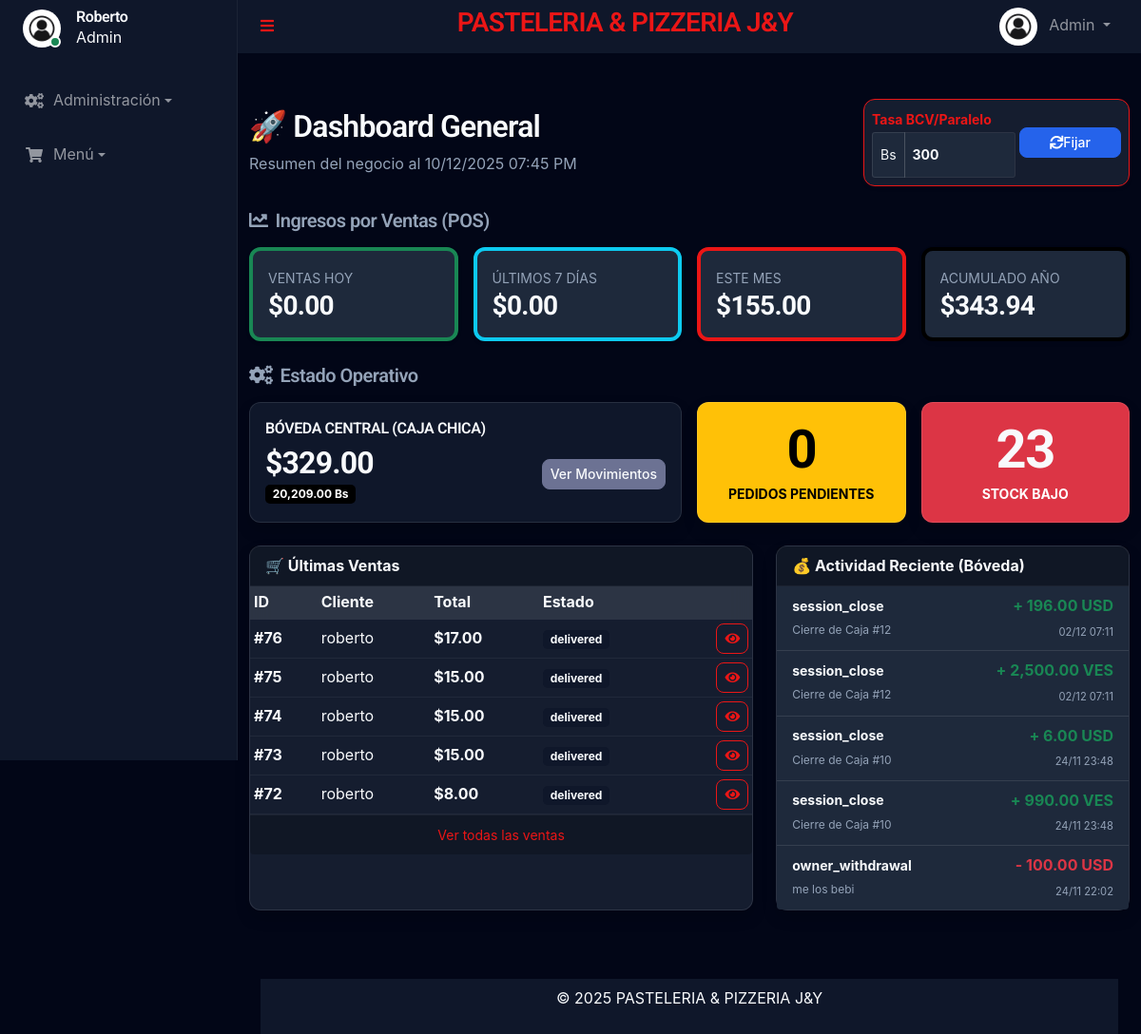
/admin/index.php (signed in), run on an earlier commit of the app's database.
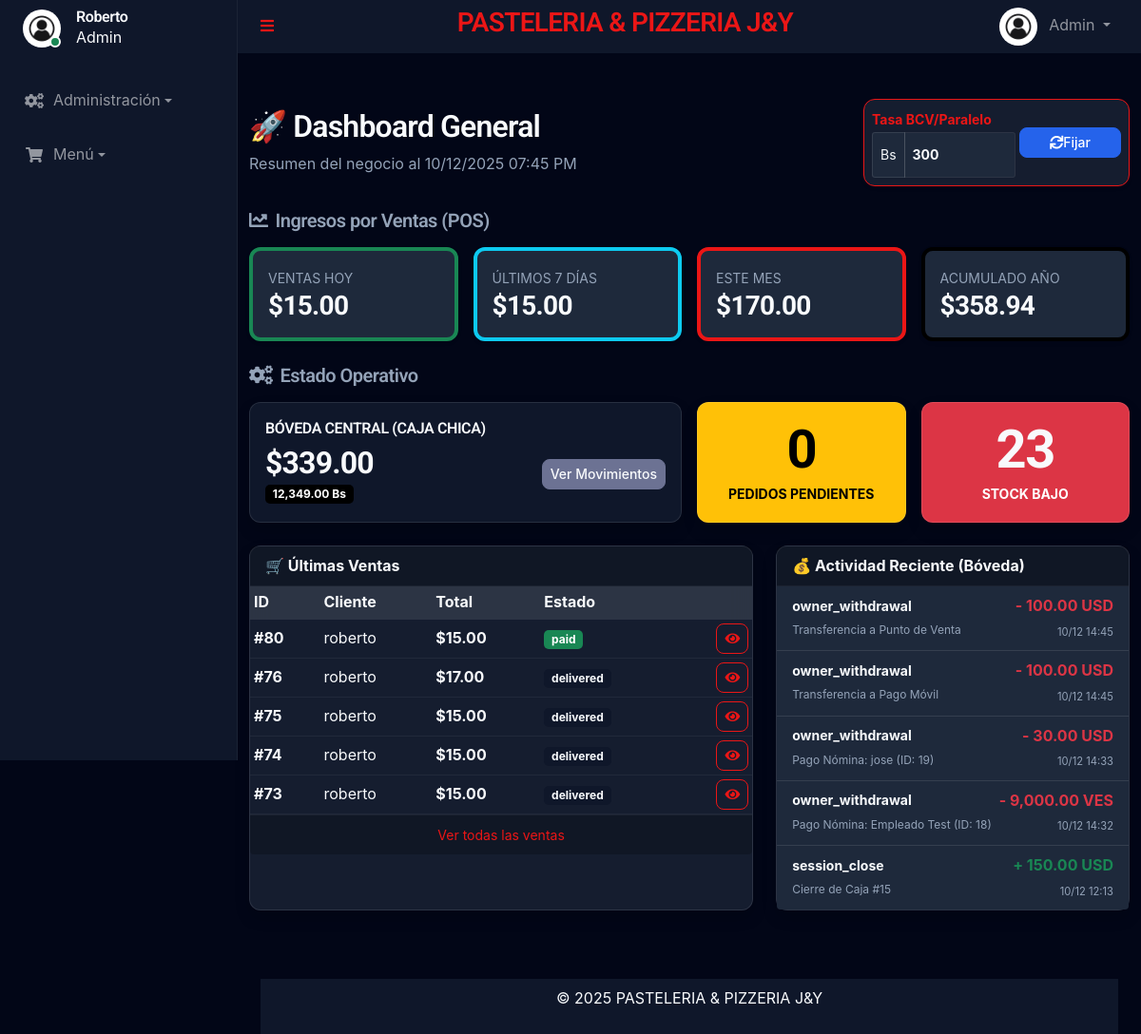
And on a later commit of the database.
### tables this page shows
CREATE TABLE `company_vault` (
  `id` int(11) NOT NULL AUTO_INCREMENT,
  `balance_usd` decimal(12,2) DEFAULT 0.00,
  `balance_ves` decimal(12,2) DEFAULT 0.00,
  `last_updated` timestamp NULL DEFAULT current_timestamp() ON UPDATE current_timestamp(),
  PRIMARY KEY (`id`)
);

CREATE TABLE `orders` (
  `id` int(11) NOT NULL AUTO_INCREMENT,
  `user_id` int(11) NOT NULL,
  `total_price` decimal(10,2) NOT NULL,
  `status` enum('pending','paid','preparing','ready','delivered','cancelled') DEFAULT 'pending',
  `consumption_type` enum('dine_in','takeaway','delivery') DEFAULT 'dine_in',
  `shipping_address` text NOT NULL,
  `shipping_method` varchar(100) DEFAULT NULL,
  `tracking_number` varchar(100) DEFAULT NULL,
  `created_at` timestamp NULL DEFAULT current_timestamp(),
  `updated_at` timestamp NULL DEFAULT NULL ON UPDATE current_timestamp(),
  PRIMARY KEY (`id`),
  KEY `user_id` (`user_id`),
  KEY `idx_orders_status_date` (`status`,`created_at`),
  KEY `idx_orders_user_status` (`user_id`,`status`),
  CONSTRAINT `orders_ibfk_1` FOREIGN KEY (`user_id`) REFERENCES `users` (`id`) ON DELETE CASCADE
);

CREATE TABLE `users` (
  `id` int(11) NOT NULL AUTO_INCREMENT,
  `name` varchar(100) NOT NULL,
  `email` varchar(150) NOT NULL,
  `password` varchar(255) NOT NULL,
  `phone` varchar(20) NOT NULL,
  `document_id` varchar(50) NOT NULL,
  `address` text NOT NULL,
  `role` enum('admin','user') NOT NULL DEFAULT 'user',
  `profile_pic` varchar(255) DEFAULT 'default.jpg',
  `balance` decimal(10,2) DEFAULT 0.00,
  `salary_amount` decimal(20,6) NOT NULL DEFAULT 0.000000,
  `salary_frequency` enum('weekly','biweekly','monthly') NOT NULL DEFAULT 'monthly',
  `job_role` enum('manager','kitchen','cashier','delivery','other') NOT NULL DEFAULT 'other',
  `reset_token` varchar(255) DEFAULT NULL,
  `token_expiry` datetime DEFAULT NULL,
  `created_at` timestamp NULL DEFAULT current_timestamp(),
  `updated_at` timestamp NULL DEFAULT current_timestamp() ON UPDATE current_timestamp(),
  PRIMARY KEY (`id`),
  UNIQUE KEY `email` (`email`),
  UNIQUE KEY `document_id` (`document_id`)
);

CREATE TABLE `vault_movements` (
  `id` int(11) NOT NULL AUTO_INCREMENT,
  `type` enum('deposit','withdrawal') NOT NULL,
  `origin` enum('session_close','manual_deposit','supplier_payment','owner_withdrawal') NOT NULL,
  `amount` decimal(12,2) NOT NULL,
  `currency` enum('USD','VES') NOT NULL,
  `description` text DEFAULT NULL,
  `reference_id` int(11) DEFAULT NULL,
  `created_by` int(11) NOT NULL,
  `created_at` timestamp NULL DEFAULT current_timestamp(),
  PRIMARY KEY (`id`)
);

### templates/autoload.php (called while the page is built, shortened)
<?php
require_once __DIR__ . '/../funciones/conexion.php';
require_once __DIR__ . '/../funciones/ProductManager.php';
require_once __DIR__ . '/../funciones/OrderManager.php';
require_once __DIR__ . '/../funciones/UserManager.php';
require_once __DIR__ . '/../funciones/VaultManager.php';
$orderManager = new OrderManager($db);
$vaultManager = new VaultManager($db);

### funciones/OrderManager.php (called while the page is built, shortened)
<?php
require_once __DIR__ . '/conexion.php';
class OrderManager
{
    private $db;
    public function __construct($db = null)
    {
        $this->db = $db ?? Database::getConnection();
    }
    public function countOrdersByStatus($status)
    {
        $query = "SELECT COUNT(*) AS total FROM orders WHERE status = :status";
        $stmt = $this->db->prepare($query);
        $stmt->bindValue(':status', $status);
        $stmt->execute();
        return $stmt->fetch(PDO::FETCH_ASSOC)['total'] ?? 0;
    }
    public function getUltimosPedidos($limit = 10)
    {
        $query = "SELECT o.id, o.user_id, u.name, o.total_price, o.status, o.created_at FROM orders o JOIN users u ON o.user_id = u.id ORDER BY o.created_at DESC LIMIT :limit";
        $stmt = $this->db->prepare($query);
        $stmt->bindValue(':limit', (int) $limit, PDO::PARAM_INT);
        $stmt->execute();
        return $stmt->fetchAll(PDO::FETCH_ASSOC);
    }
    public function getTotalVentasAnio()
    {
        $sql = "SELECT SUM(total_price) as total FROM orders WHERE YEAR(created_at) = YEAR(CURRENT_DATE()) AND (status = 'paid' OR status = 'delivered')";
        $stmt = $this->db->query($sql);
        return $stmt->fetch(PDO::FETCH_ASSOC)['total'] ?? 0;
    }
    public function getTotalVentasMes()
    {
        $query = "SELECT SUM(total_price) AS total FROM orders WHERE MONTH(created_at) = MONTH(CURRENT_DATE()) AND YEAR(created_at) = YEAR(CURRENT_DATE())";
        $stmt = $this->db->query($query);
        return $stmt->fetch(PDO::FETCH_ASSOC)['total'] ?? 0;
    }
    public function getTotalVentasSemana()
    {
        $query = "SELECT SUM(total_price) AS total FROM orders WHERE created_at >= DATE_SUB(NOW(), INTERVAL 7 DAY)";
        $stmt = $this->db->query($query);
        return $stmt->fetch(PDO::FETCH_ASSOC)['total'] ?? 0;
    }
    public function getTotalVentasDia()
    {
        $query = "SELECT SUM(total_price) AS total FROM orders WHERE DATE(created_at) = CURDATE()";
        $stmt = $this->db->query($query);
        return $stmt->fetch(PDO::FETCH_ASSOC)['total'] ?? 0;
    }
}
?>

### funciones/VaultManager.php (called while the page is built, shortened)
<?php
class VaultManager
{
    private $db;
    public function __construct($db)
    {
        $this->db = $db;
    }
    public function getBalance()
    {
        $stmt = $this->db->query("SELECT * FROM company_vault WHERE id = 1");
        return $stmt->fetch(PDO::FETCH_ASSOC);
    }
}
?>

### funciones/ProductManager.php (called while the page is built, shortened)
<?php
require_once __DIR__ . '/conexion.php';
class ProductManager
{
    private $db;
    public function __construct($db)
    {
        $this->db = Database::getConnection();
    }
    public function getLowStockProducts($threshold = 5)
    {
        $stmt = $this->db->prepare("SELECT * FROM products WHERE stock <= ? ORDER BY stock ASC");
        $stmt->execute([$threshold]);
        return $stmt->fetchAll(PDO::FETCH_ASSOC);
    }
}
?>

### funciones/conexion.php (called while the page is built)
<?php
class Database
{
    private static $connection = null;
    public static function getConnection()
    {
        if (self::$connection === null) {
            try {
                $host = $_ENV['DB_HOST'] ?? 'localhost';
                $dbname = $_ENV['DB_NAME'] ?? 'minimarket';
                $username = $_ENV['DB_USER'] ?? 'root';
                $password = $_ENV['DB_PASSWORD'] ?? '';
                $port = $_ENV['DB_PORT'] ?? '3306';
                $options = [
                    PDO::ATTR_ERRMODE => PDO::ERRMODE_EXCEPTION,
                    PDO::ATTR_DEFAULT_FETCH_MODE => PDO::FETCH_ASSOC,
                    PDO::ATTR_EMULATE_PREPARES => false,
                ];
                self::$connection = new PDO(
                    "mysql:host=$host;port=$port;dbname=$dbname;charset=utf8mb4",
                    $username,
                    $password,
                    $options
                );
            } catch (PDOException $e) {
                error_log("Error de conexión: " . $e->getMessage());
                die("<h3>Error de conexión.</h3>
<p>Verifica tu archivo .env y los logs del servidor.</p>");
            }
        }
        return self::$connection;
    }
}
?>

### admin/index.php (the view, shortened to what the changed rows need)
<?php
require_once '../templates/autoload.php';
$vaultBalance = $vaultManager->getBalance();
$ventasDia = $orderManager->getTotalVentasDia();
$ventasSemana = $orderManager->getTotalVentasSemana();
$ventasMes = $orderManager->getTotalVentasMes();
$ventasAnio = $orderManager->getTotalVentasAnio();
$ordenesPendientes = $orderManager->countOrdersByStatus('pending');
$stockCritico = count($productManager->getLowStockProducts(5));
$ultimasVentas = $orderManager->getUltimosPedidos(5);
$stmt = $db->query("SELECT * FROM vault_movements ORDER BY created_at DESC LIMIT 5");
$ultimosMovimientos = $stmt->fetchAll(PDO::FETCH_ASSOC);
require_once '../templates/header.php';
?>
<div class="container mt-5 mb-5">
    <div class="d-flex justify-content-between align-items-center mb-4">
        <div>
            <h2>🚀 Dashboard General</h2>
        </div>
    </div>
    <div class="row g-3 mb-4">
        <div class="col-md-3">
            <div class="card bg-white border-start border-4 border-success shadow-sm h-100">
                <div class="card-body">
                    <small class="text-muted text-uppercase">Ventas Hoy</small>
                    <h3 class="fw-bold text-dark mb-0">$<?= number_format($ventasDia, 2) ?></h3>
                </div>
            </div>
        </div>
        <div class="col-md-3">
            <div class="card bg-white border-start border-4 border-info shadow-sm h-100">
                <div class="card-body">
                    <small class="text-muted text-uppercase">Últimos 7 Días</small>
                    <h3 class="fw-bold text-dark mb-0">$<?= number_format($ventasSemana, 2) ?></h3>
                </div>
            </div>
        </div>
        <div class="col-md-3">
            <div class="card bg-white border-start border-4 border-primary shadow-sm h-100">
                <div class="card-body">
                    <small class="text-muted text-uppercase">Este Mes</small>
                    <h3 class="fw-bold text-dark mb-0">$<?= number_format($ventasMes, 2) ?></h3>
                </div>
            </div>
        </div>
        <div class="col-md-3">
            <div class="card bg-white border-start border-4 border-dark shadow-sm h-100">
                <div class="card-body">
                    <small class="text-muted text-uppercase">Acumulado Año</small>
                    <h3 class="fw-bold text-dark mb-0">$<?= number_format($ventasAnio, 2) ?></h3>
                </div>
            </div>
        </div>
    </div>
    <div class="row g-3 mb-4">
        <div class="col-md-6">
            <div class="card bg-secondary text-white shadow h-100">
                <div class="card-body d-flex justify-content-between align-items-center">
                    <div>
                        <h6 class="text-uppercase opacity-75">Bóveda Central (Caja Chica)</h6>
                        <h2 class="fw-bold mb-0">$<?= number_format($vaultBalance['balance_usd'], 2) ?></h2>
                        <span class="badge bg-dark text-white"><?= number_format($vaultBalance['balance_ves'], 2) ?>
                            Bs</span>
                    </div>
                </div>
            </div>
        </div>
        <div class="col-md-3">
            <div class="card bg-warning text-dark shadow h-100">
                <div class="card-body text-center">
                    <h1 class="fw-bold display-4 mb-0"><?= $ordenesPendientes ?></h1>
                </div>
            </div>
        </div>
        <div class="col-md-3">
            <div class="card bg-danger text-white shadow h-100">
                <div class="card-body text-center">
                    <h1 class="fw-bold display-4 mb-0"><?= $stockCritico ?></h1>
                </div>
            </div>
        </div>
    </div>
    <div class="row g-4">
        <div class="col-lg-7">
            <div class="card shadow h-100">
                <div class="table-responsive">
                    <table class="table table-hover mb-0 align-middle table-sm">
                        <thead class="table-light">
                            <tr>
                                <th>ID</th>
                                <th>Cliente</th>
                                <th>Total</th>
                                <th>Estado</th>
                                <th></th>
                            </tr>
                        </thead>
                        <tbody>
                            <?php foreach ($ultimasVentas as $v):
                                $badge = $v['status'] == 'paid' ? 'bg-success' : 'bg-secondary';
                                ?>
                                <tr>
                                    <td class="fw-bold">#<?= $v['id'] ?></td>
                                    <td><?= htmlspecialchars($v['name'] ?? 'Consumidor') ?></td>
                                    <td class="fw-bold text-success">$<?= number_format($v['total_price'], 2) ?></td>
                                    <td><span class="badge <?= $badge ?>"><?= $v['status'] ?></span></td>
                                    <td class="text-end"><a href="ver_venta.php?id=<?= $v['id'] ?>"
                                            class="btn btn-sm btn-outline-primary"><i class="fa fa-eye"></i></a></td>
                                </tr>
                            <?php endforeach; ?>
                        </tbody>
                    </table>
                </div>
            </div>
        </div>
        <div class="col-lg-5">
            <div class="card shadow h-100">
                <div class="list-group list-group-flush">
                    <?php foreach ($ultimosMovimientos as $mov):
                        $color = $mov['type'] == 'deposit' ? 'text-success' : 'text-danger';
                        $sign = $mov['type'] == 'deposit' ? '+' : '-';
                        ?>
                        <div class="list-group-item d-flex justify-content-between align-items-center">
                            <div>
                                <small class="d-block fw-bold text-truncate"
                                    style="max-width: 150px;"><?= htmlspecialchars($mov['origin']) ?></small>
                                <small class="text-muted" style="font-size: 0.75rem;"><?= $mov['description'] ?></small>
                            </div>
                            <div class="text-end">
                                <span class="fw-bold <?= $color ?>"><?= $sign ?>     <?= number_format($mov['amount'], 2) ?>
                                    <?= $mov['currency'] ?></span><br>
                                <small class="text-muted"
                                    style="font-size: 0.7rem;"><?= date('d/m H:i', strtotime($mov['created_at'])) ?></small>
                            </div>
                        </div>
                    <?php endforeach; ?>
                </div>
            </div>
        </div>
    </div>
</div>
<?php require_once '../templates/footer.php'; ?>

What changed in the data, as far as the page shows it:
no longer on this page (row unchanged): orders: id "72", user.name "roberto", total_price "8.00", status "delivered"
no longer on this page (row unchanged): vault_movements: origin "session_close", description "Cierre de Caja #12", type "+", amount "196.00", currency "USD", created_at "02/12 07:11"
no longer on this page (row unchanged): vault_movements: origin "session_close", description "Cierre de Caja #12", type "+", amount "2,500.00", currency "VES", created_at "02/12 07:11"
no longer on this page (row unchanged): vault_movements: origin "session_close", description "Cierre de Caja #10", type "+", amount "6.00", currency "USD", created_at "24/11 23:48"
no longer on this page (row unchanged): vault_movements: origin "session_close", description "Cierre de Caja #10", type "+", amount "990.00", currency "VES", created_at "24/11 23:48"
no longer on this page (row unchanged): vault_movements: origin "owner_withdrawal", description "me los bebi", type "-", amount "100.00", currency "USD", created_at "24/11 22:02"
changed company_vault: balance_usd "329.00" → "339.00"; balance_ves "20,209.00" → "12,349.00"
added orders: id "80", user.name "roberto", total_price "15.00", status "paid"
added vault_movements: origin "owner_withdrawal", description "Transferencia a Punto de Venta", type "-", amount "100.00", currency "USD", created_at "10/12 14:45"
added vault_movements: origin "owner_withdrawal", description "Transferencia a Pago Móvil", type "-", amount "100.00", currency "USD", created_at "10/12 14:45"
added vault_movements: origin "owner_withdrawal", description "Pago Nómina: jose (ID: 19)", type "-", amount "30.00", currency "USD", created_at "10/12 14:33"
added vault_movements: origin "owner_withdrawal", description "Pago Nómina: Empleado Test (ID: 18)", type "-", amount "9,000.00", currency "VES", created_at "10/12 14:32"
added vault_movements: origin "session_close", description "Cierre de Caja #15", type "+", amount "150.00", currency "USD", created_at "10/12 12:13"
Also different on the page:
$ventasDia: "0.00" → "15.00"
$ventasSemana: "0.00" → "15.00"
$ventasMes: "155.00" → "170.00"
$ventasAnio: "343.94" → "358.94"
